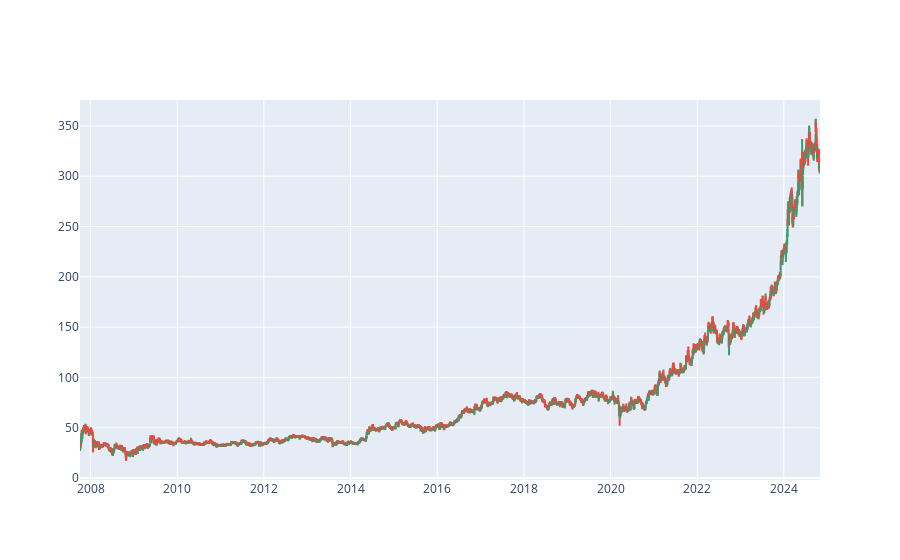

Notebook cell for this chart:
### Code cell
# candlestick

import plotly.graph_objects as go

fig = go.Figure(data=[go.Candlestick(x = data01['Date'], open = data01['Open'], 
                                    high = data01['High'],
                                    low = data01['Low'], 
                                    close = data01['Close'])])
fig.update_layout(xaxis_rangeslider_visible=False)
fig.show()

### Figure 1 — Plotly figure (JSON) as saved in the notebook; plotly's stock layout.template omitted (floating-point values rounded to 4 significant figures; data arrays with more than 128 entries replaced by an {"elided": "..."} marker saying what was removed)
{"data": [{"close": {"elided": "4209 str values"}, "high": {"elided": "4209 str values"}, "low": {"elided": "4209 str values"}, "open": {"elided": "4209 str values"}, "type": "candlestick", "x": {"elided": "4209 str values"}}], "layout": {"xaxis": {"rangeslider": {"visible": false}}}}
